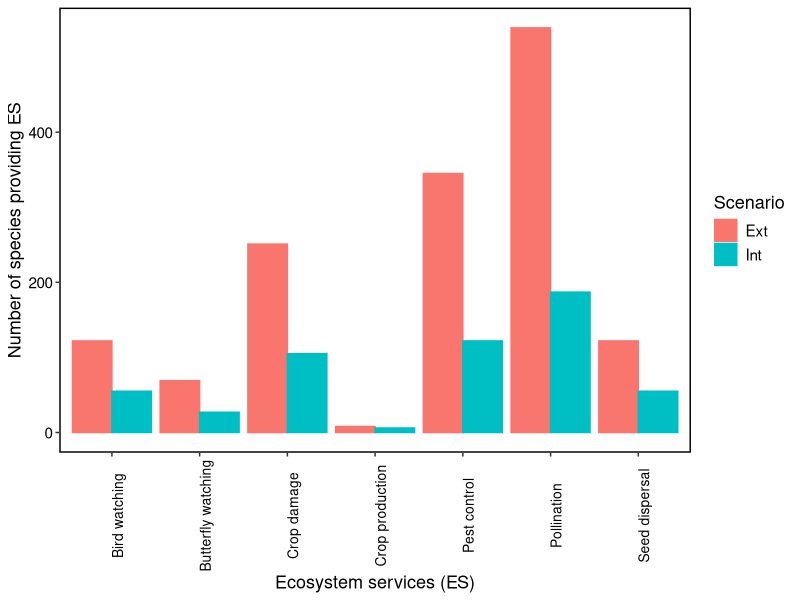

R code for this plot:

#We try to create the simplest scenario and check the degree of ES that provided

library(tidyverse)
library(readr)
setwd("D:/Trabajo/Papers/Norwood_Farm/norwood-ecosystem-services-main_Tinio")

######################## LOAD DATA FILES #######################
edges <- tibble(read.csv("Data/norwood_cleanest_edgelist.csv")) 

services <- tibble(read.csv("Data/service_edgelist.csv")) %>% #Some nodes don't have ES
  rename (taxon = lower, ESS = upper) %>%
  pivot_wider(names_from = ESS, values_from = weight, values_fill = 0) %>%
  mutate(taxa_type = str_split(taxon, pattern = "[.]")[[2]][1]) #list of ecosystem (dis)services that each species provides

#### Ecosystem services provided by Extensive scenario

#Node list of Extensive scenario 
nodes_lower<-edges %>% select(habitat,lower)
nodes_upper<-edges %>% select(habitat,upper)
names(nodes_lower)<-names(nodes_upper)

nodes_extensive<-rbind(nodes_lower,nodes_upper) %>% group_by(habitat) %>% unique() %>% 
  rename("taxon"="upper")

#Create services list of Extensive scenario (considering every time a species appears in a habitat)

services_extensive <- services %>%  filter(taxon %in% c(nodes_extensive$taxon))

#joint dataframes
nodes_services_ext<- dplyr::right_join(nodes_extensive, services_extensive, by = "taxon") %>% select(-taxa_type)

#Degree of ecosystem provision

ES_habitat_ext<-nodes_services_ext %>% select(-habitat,-taxon) %>%  summarise(across(everything(), ~ sum(., na.rm = TRUE)))

ES_scenario_ext<-ES_habitat_ext %>% select(-habitat) %>%  summarise(across(everything(), ~ sum(., na.rm = TRUE)))



#### Ecosystem services provided by Intensive scenario

#Create edgelist of intensive scenario
edges_intensive<- edges %>%  filter(habitat == "CP" | habitat == "LP" |habitat == "LU" | 
                                      habitat == "NL" |habitat == "PP")

#Node list of intensive scenario 
nodes_lower<-edges_intensive %>% select(habitat,lower)
nodes_upper<-edges_intensive %>% select(habitat,upper)
names(nodes_lower)<-names(nodes_upper)

nodes_intensive<-rbind(nodes_lower,nodes_upper) %>% group_by(habitat) %>% unique() %>% 
  rename("taxon"="upper")

#Create services list of intensive scenario (considering every time a species appears in a habitat)

services_intensive <- services %>%  filter(taxon %in% c(nodes_intensive$taxon))

#joint dataframes
nodes_services_int<- dplyr::right_join(nodes_intensive, services_intensive, by = "taxon") %>% select(-taxa_type)

#Degree of ecosystem provision

ES_habitat_int<-nodes_services_int %>% select(-habitat,-taxon) %>%  summarise(across(everything(), ~ sum(., na.rm = TRUE)))

ES_scenario_int<-ES_habitat_int %>% select(-habitat) %>%  summarise(across(everything(), ~ sum(., na.rm = TRUE)))



## Box Plots comparing ecosystem services between Extensive and Intensive

ES_general<-rbind(ES_scenario_ext,ES_scenario_int)

Es_general<-cbind(Scenario =c("Ext","Int"), ES_general)

ES_general_final<-Es_general %>% gather("ES","state_node_providers",2:8)

ggplot(ES_general_final, aes(x = factor(ES), y = state_node_providers, fill = Scenario, colour = Scenario)) + 
  geom_bar(stat = "identity", position = position_dodge()) +
  labs(x="Ecosystem services (ES)", y="Number of species providing ES") +
  theme_bw() + 
  theme_classic()+
  theme(panel.grid = element_blank(),
        panel.border = element_rect(color = "black",fill = NA,size = 1),
        panel.spacing = unit(0.5, "cm", data = NULL),
        axis.text = element_text(size=11, color='black'),
        axis.text.x = element_text(size = 10, angle = 90),
        axis.title = element_text(size=13, color='black'),
        axis.line = element_blank(),
        legend.text.align = 0,
        legend.title =  element_text(size = 13, color = "black"),
        legend.text = element_text(size = 11))

## SUBIR GITHUB!
